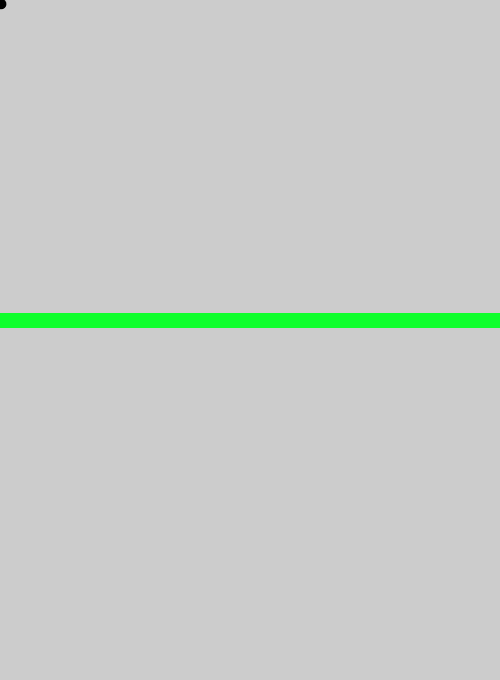
Frame 1 (no input)
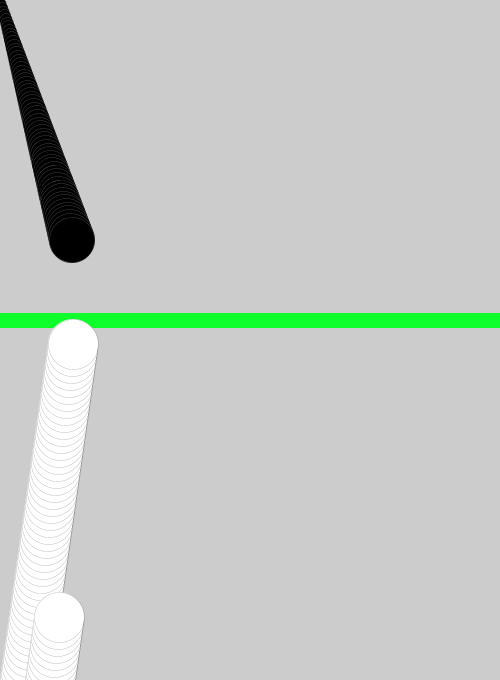
Frame 60 (the mouse pressed at the canvas centre just before this capture)
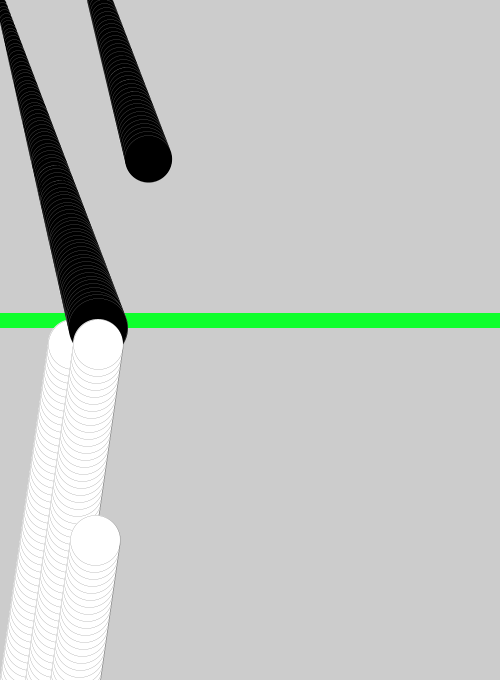
Frame 120 (the mouse held since frame 60 and released just before this capture)

The Processing sketch that drew these frames (run headless with seeded random() and noise(); from frame 60 on, the mouse is pressed at the canvas centre):

// Processing sketch: Assignment_5
// ── Assignment_5.pde
/*
* assignment 5 by Aaron Ma
*
*
*/
void setup(){
   size(500,680); //sets screen width and height
   stroke(#0FFF2D); //draws green line
   strokeWeight(15);
   line(0,320,500,320);
   x1 = 0; //sets init x values for circle1 and 2
   x2 = 0; 
   diam1 = 10; //sets init size for circle1
}
void draw(){ //draws both the circles to the screen
  circle1();
  circle2();
}


float x1,y1,diam1; //data for drawing circle1
float x2,y2,diam2; //data for drawing circle2

void circle1(){ // draw circle1
  diam1 += 0.6; //increment size
  strokeWeight(0); //set stroke color, fill color and stroke weight
  stroke(255);
  fill(0);
  x1+= dx; //increments x by delta x
  y1+=dy; //increment y by delta y
  if(y1 >= height/2 -10||x1 >= width|| x1 < -40){ // check if circle reaches edge of the screen or green line
   //System.out.println("reset 1"); //debug code please ignore
   reset1(); //resets circle1
  }
  ellipse(x1,y1,diam1,diam1); //draws the elipse
}
void circle2(){ // draw circle2
  stroke(0); //set the strokeweight and fill
  fill(255);
  ellipse(x2,y2,diam2,diam2); //draw circle 2
  x2 += 1; //increment x by 1
  y2 -= 7; //decrement y by 7
  if(x2 >= width || y2 <= height/2){ //check if circle reaches edge of screen or green line
    reset2();
  }
}
float px = 0; // previous x value
float dx = 1.2; // delta x
float dy = 4; // delta y
void reset1(){ // resets circle one
  px = x1; // saves the final position of the previous circle
  if(x1 >= width){ //if previous position is greater than the width
    x1 = -20; // set new x value
  }else{ //every other case
    x1 = px; //set x value to previous x value
  }
  diam1 = 25; //set the size to 25;
  y1 = 0; // set y value to 0
  dx = random(0.5)+1; // change in x min value -1 max value 4 so it tends to go to the right
  dy = random(5) +3; //change in y min value 2 max value 7 
 // x1 = random(width);
  
}
int nx2; // the x value of the next circle's start pos
void reset2(){ //resets circle 2
  diam2 = 50; // set size to 50
  nx2 += 25; // set x to previous start value +25
  x2 = nx2; // save the current start x value
  y2 = height; //sets the y to the bottem of the screen
  if(nx2 >= width){ // resets the value if y is greater than the screen width
     nx2 =- 40; // resets the next x value
  }
}
